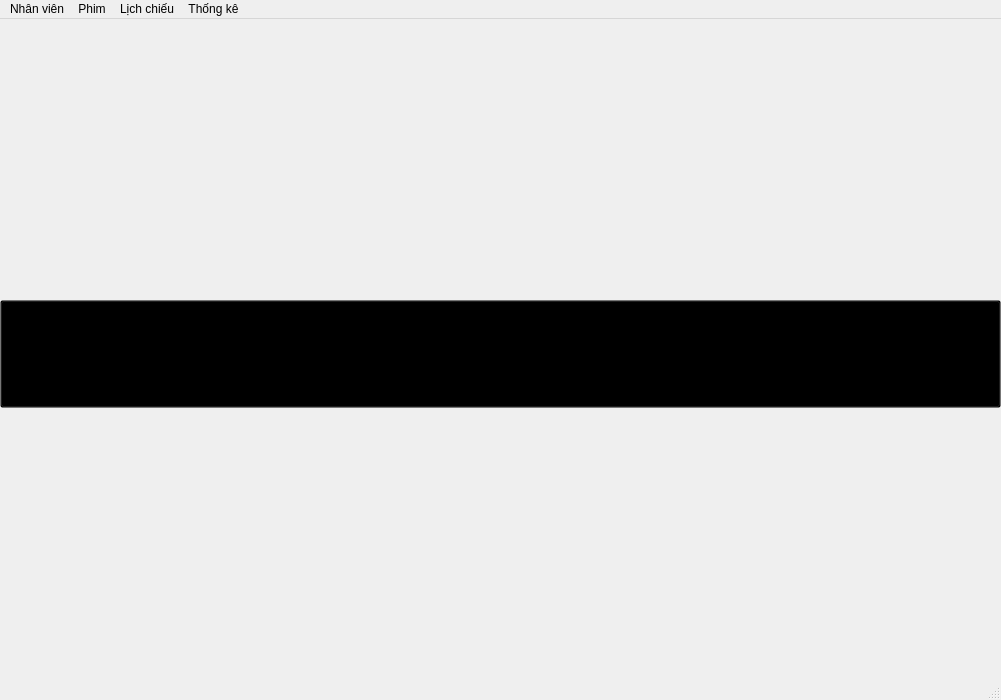
<?xml version="1.0" encoding="UTF-8"?>
<ui version="4.0">
 <class>MainWindow</class>
 <widget class="QMainWindow" name="MainWindow">
  <property name="geometry">
   <rect>
    <x>0</x>
    <y>0</y>
    <width>1001</width>
    <height>700</height>
   </rect>
  </property>
  <property name="windowTitle">
   <string>admin</string>
  </property>
  <property name="styleSheet">
   <string notr="true"/>
  </property>
  <widget class="QWidget" name="centralwidget">
   <widget class="QWidget" name="verticalLayoutWidget">
    <property name="geometry">
     <rect>
      <x>0</x>
      <y>0</y>
      <width>1001</width>
      <height>671</height>
     </rect>
    </property>
    <layout class="QVBoxLayout" name="view">
     <item>
      <widget class="QPushButton" name="hello_btn">
       <property name="styleSheet">
        <string notr="true">height: 100px;	font-size: 30px;	background-color: transparent;</string>
       </property>
       <property name="text">
        <string>Xin chào</string>
       </property>
      </widget>
     </item>
    </layout>
   </widget>
  </widget>
  <widget class="QMenuBar" name="menubar">
   <property name="geometry">
    <rect>
     <x>0</x>
     <y>0</y>
     <width>1001</width>
     <height>21</height>
    </rect>
   </property>
   <widget class="QMenu" name="menuQu_n_l_nh_n_vi_n">
    <property name="title">
     <string>Nhân viên</string>
    </property>
    <addaction name="all_staff"/>
    <addaction name="separator"/>
    <addaction name="add_staff"/>
   </widget>
   <widget class="QMenu" name="menuQu_n_l_phim">
    <property name="title">
     <string>Phim</string>
    </property>
    <addaction name="all_movie"/>
    <addaction name="separator"/>
    <addaction name="add_movie"/>
   </widget>
   <widget class="QMenu" name="menuL_ch_chi_u">
    <property name="title">
     <string>Lịch chiếu</string>
    </property>
    <addaction name="all_calendar"/>
    <addaction name="separator"/>
    <addaction name="add_calendar"/>
   </widget>
   <widget class="QMenu" name="menuTh_ng_k">
    <property name="title">
     <string>Thống kê</string>
    </property>
    <addaction name="ticket_statistical"/>
    <addaction name="separator"/>
    <addaction name="revenue_statistical"/>
    <addaction name="separator"/>
    <addaction name="actionPhim"/>
   </widget>
   <addaction name="menuQu_n_l_nh_n_vi_n"/>
   <addaction name="menuQu_n_l_phim"/>
   <addaction name="menuL_ch_chi_u"/>
   <addaction name="menuTh_ng_k"/>
  </widget>
  <widget class="QStatusBar" name="statusbar"/>
  <action name="add_staff">
   <property name="text">
    <string>Thêm nhân viên</string>
   </property>
  </action>
  <action name="all_staff">
   <property name="text">
    <string>Xem toàn bộ</string>
   </property>
  </action>
  <action name="all_movie">
   <property name="text">
    <string>Tất cả phim</string>
   </property>
  </action>
  <action name="add_movie">
   <property name="text">
    <string>Thêm phim</string>
   </property>
  </action>
  <action name="add_calendar">
   <property name="text">
    <string>Tạo lịch</string>
   </property>
  </action>
  <action name="all_calendar">
   <property name="text">
    <string>Tất cả lịch</string>
   </property>
  </action>
  <action name="ticket_statistical">
   <property name="text">
    <string>Vé phim</string>
   </property>
  </action>
  <action name="revenue_statistical">
   <property name="text">
    <string>Doanh thu</string>
   </property>
  </action>
  <action name="actionPhim">
   <property name="text">
    <string>Phim</string>
   </property>
  </action>
 </widget>
 <resources/>
 <connections/>
</ui>
